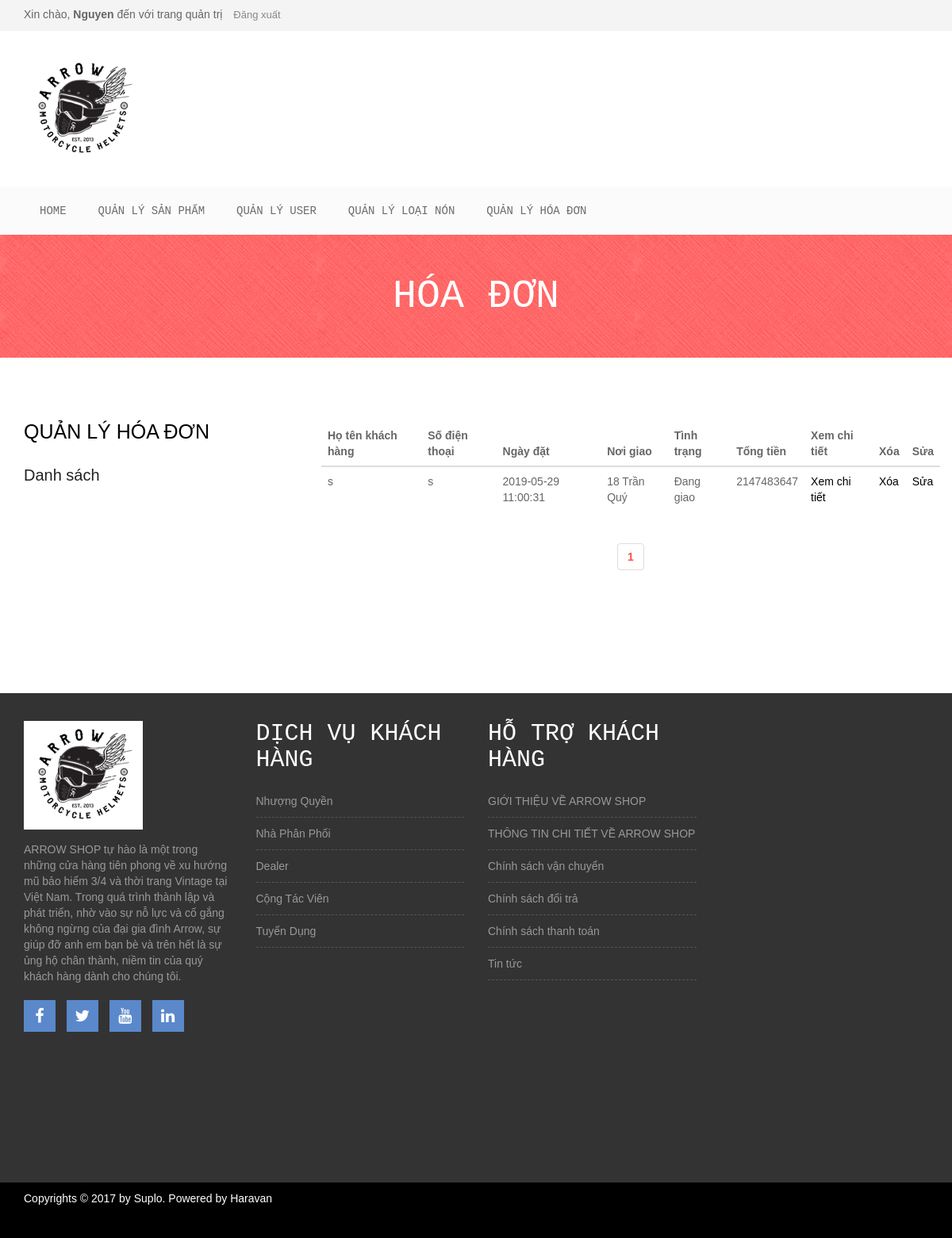
/admin.php?mod=Order&act=QuanLy (signed in), run on the app's committed database.
### tables this page shows
CREATE TABLE `hoadon` (
  `MaHD` int(10) NOT NULL,
  `MaKH` int(10) NOT NULL,
  `NgayDat` datetime NOT NULL,
  `NoiGiao` varchar(50) NOT NULL,
  `TinhTrang` enum('Đã giao','Chưa giao','Đang giao','Đã hủy') NOT NULL,
  `TongTien` int(15) NOT NULL
);

CREATE TABLE `khachhang` (
  `MaKH` int(10) NOT NULL,
  `TenKH` varchar(50) NOT NULL,
  `SoDienThoai` text NOT NULL,
  `DiaChi` varchar(50) NOT NULL,
  `Email` varchar(50) NOT NULL,
  `Pass` varchar(200) NOT NULL,
  `IsAdmin` int(1) DEFAULT NULL
);

### Model/Order.php (called while the page is built, shortened)
<?php
include_once("DataProvider.php");
class Order
{
	private $da;
	function __construct()
	{
		$this->da = new DataProvider();
	}
	function GetOrders($start,$limit)
	{
		$sql="Select hoadon.*,khachhang.TenKH,khachhang.SoDienThoai from hoadon,khachhang where hoadon.MaKH=khachhang.MaKH order by NgayDat desc limit $start,$limit";
		return $this->da->FetchAll($sql);
	}
	function CountOrder()
	{
		$sql="Select MaHD from hoadon";
		return $this->da->NumRows($sql);
	}
}
?>

### Model/DataProvider.php (called while the page is built, shortened)
<?php
class DataProvider
{
	private $link;
	function __construct()
	{
		$this->link=mysqli_connect("localhost","root","","qlbanhang");
	}
	function ExecuteQuery($sql)
	{
		mysqli_query($this->link,"set names 'utf8'");
		return mysqli_query($this->link, $sql);
	}
	function NumRows($sql)
	{
		$result=$this->ExecuteQuery($sql);
		return mysqli_num_rows($result);
	}
	function FetchAll($sql)
	{
		$result=$this->ExecuteQuery($sql);
		$arr=array();
		while($row=mysqli_fetch_assoc($result))
		{
			$arr[]=$row;
		}
		return $arr;
	}
}
?>

### View/Order/QuanLy.php (the view)
<div class="col-md-8">
    <div class="product-content-right">
    	<div class="row">
    		<table class="table table-dark table-hover">
              	<thead>
                	<tr>
	                  <th>Họ tên khách hàng</th>
	                  <th>Số điện thoại</th>
	                  <th>Ngày đặt</th>
	                  <th>Nơi giao</th>
	                  <th>Tình trạng</th>
	                  <th>Tổng tiền</th>
	                  <th>Xem chi tiết</th>
	                  <th>Xóa</th>
	                  <th>Sửa</th>
	                </tr>
	            </thead>
	            <tbody>
<?php
	foreach($rs as $row)
	{
		echo <<<EDO
					<tr>
						<td>{$row['TenKH']}</td>
						<td>{$row['SoDienThoai']}</td>
						<td>{$row['NgayDat']}</td>
						<td>{$row['NoiGiao']}</td>
						<td>{$row['TinhTrang']}</td>
						<td>{$row['TongTien']}</td>
						<td>
							<a href="admin.php?mod=OrderItems&act=QuanLy&id={$row['MaHD']}">Xem chi tiết</a>
						</td>
						<td>
							<a href="admin.php?mod=Order&act=Xoa&id={$row['MaHD']}" onclick="return confirm('Bạn có chắc muốn xóa không')">Xóa</a>
						</td>
						<td>
							<a href="admin.php?mod=Order&act=Sua&id={$row['MaHD']}">Sửa</a>
						</td>
EDO;
	}
?>
				</tbody>
			</table>
		</div>
		<div class="row">
            <div class="col-md-12">
                <div class="product-pagination text-center">
                    <nav>
                     	<ul class="pagination">
<?php
	if(isset($numpages))
	{
		for($i=1;$i<=$numpages;$i++)
		{
			if($Trang == $i)
				echo "<li><a href='admin.php?mod=Order&act=QuanLy&page=$i'><b>$i</b></a></li>";
			else
				echo "<li><a href='admin.php?mod=Order&act=QuanLy&page=$i'>$i</a></li>";
		}
	}
?>
						</ul>
					</nav>
				</div>
			</div>
		</div>
	</div>
</div>

### style.css (style rules this page uses)
body { font-family:Arial, Helvetica, sans-serif; }
a { color: black }
.pagination > li > a, .pagination > li > span { color: #ff4d4d; }

### css/Logi.css (style rules this page uses)
body { background: #e9e9e9; color: #666666; font-family: "Segoe UI Light", sans-serif; font-size: 14px; -webkit-font-smoothing: antialiased; }

### data on the page
hoadon: MaKH.TenKH "s", MaKH.SoDienThoai "s", NgayDat "2019-05-29 11:00:31", NoiGiao "18 Trần Quý", TinhTrang "Đang giao", TongTien "2147483647"

### other printed values
$_SESSION['hoten'] "Nguyen"
